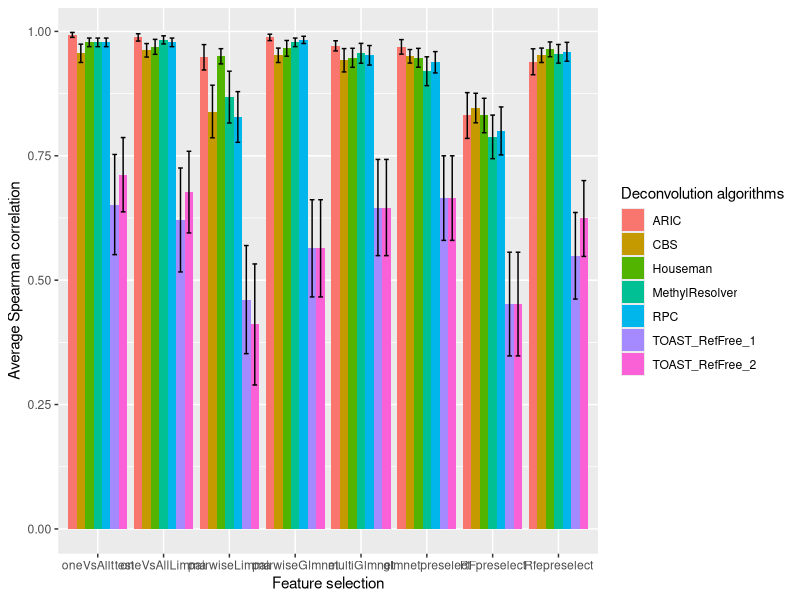
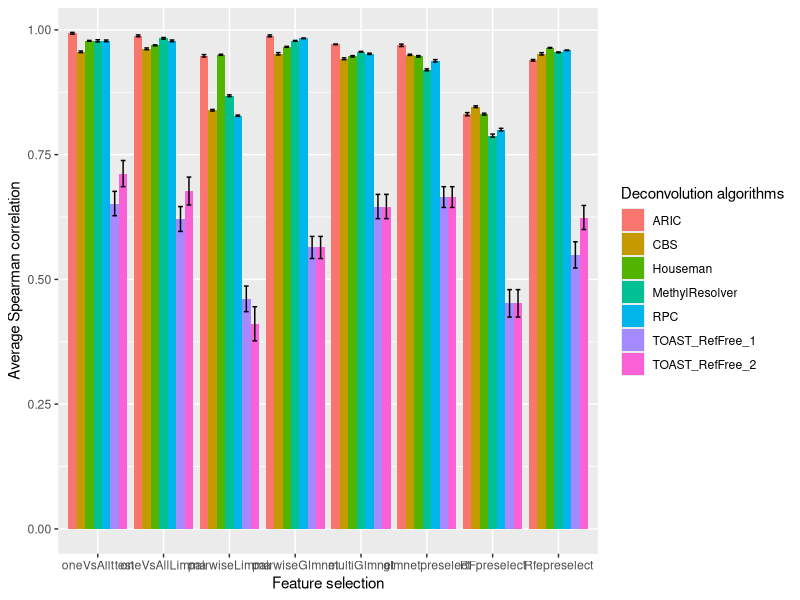

Reproduce these figures in R, in order.
library(tidyr)
library(ggplot2)

setwd("./Downloads/")
pdf(file = "Figure1.pdf",  
    width = 16,
    height = 8) 


cor_Houseman <- c(0.978, 0.969, 0.950, 0.966, 0.947, 0.947, 0.831, 0.964)
cor_RPC <- c(0.978, 0.978, 0.828, 0.983, 0.952, 0.938, 0.800, 0.959)
cor_CBS <- c(0.956, 0.962, 0.839, 0.952, 0.942, 0.950, 0.846, 0.952)
cor_MethylResolver <- c(0.978, 0.983, 0.868, 0.978, 0.956, 0.920, 0.788, 0.955)
cor_ARIC <- c(0.993, 0.988, 0.948, 0.988, 0.971, 0.969, 0.831, 0.939)
cor_TOAST_1 <- c(0.652, 0.621, 0.461, 0.564, 0.646, 0.665, 0.452, 0.549)
cor_TOAST_2 <- c(0.712, 0.677, 0.411, 0.564, 0.646, 0.665, 0.452, 0.624)
  
  
df1 <- data.frame(FeatureSelection = c("oneVsAllttest","oneVsAllLimma","pairwiseLimma","pairwiseGlmnet","multiGlmnet",
                                       "glmnetpreselect", "RFpreselect", "Rfepreselect"),
                  Houseman = cor_Houseman, RPC = cor_RPC, CBS = cor_CBS, MethylResolver = cor_MethylResolver, ARIC = cor_ARIC, 
                  TOAST_RefFree_1 = cor_TOAST_1, TOAST_RefFree_2 = cor_TOAST_2)


sd_1 <- c(0.0299, 0.0521, 0.0530, 0.0548, 0.0662, 0.0658, 0.1200, 0.0516,
          0.0299, 0.0299, 0.1766, 0.0252, 0.0679, 0.0743, 0.1670, 0.0659,
          0.0639, 0.0471, 0.1831, 0.0501, 0.0812, 0.0470, 0.1028, 0.0501,
          0.0299, 0.0282, 0.1804, 0.0299, 0.0692, 0.1005, 0.1517, 0.0648,
          0.0172, 0.0255, 0.0885, 0.0222, 0.0354, 0.0506, 0.1592, 0.0902,
          0.3488, 0.3619, 0.3764, 0.3385, 0.3349, 0.2944, 0.3611, 0.3014,
          0.2586, 0.2844, 0.4214, 0.3385, 0.3349, 0.2944, 0.3611, 0.2639)

se = sd_1/sqrt(12)


print(ggplot(data = df1 %>% gather(Deconvolution, Spearman_Correlation, -FeatureSelection),
             aes(x = factor(FeatureSelection, level = c("oneVsAllttest","oneVsAllLimma","pairwiseLimma","pairwiseGlmnet","multiGlmnet",
                                                        "glmnetpreselect", "RFpreselect", "Rfepreselect")), y = Spearman_Correlation, fill = Deconvolution)) +
        geom_bar(stat = 'identity', position = 'dodge')+
        #geom_text(aes(label= round(Spearman_Correlation,2)), position = position_dodge(0.9))+
        geom_errorbar(aes(ymin=Spearman_Correlation-se, ymax=Spearman_Correlation+se), width=.5, position=position_dodge(.9)) +
        labs(x = "Feature selection")+
        labs(y = "Average Spearman correlation")+
        labs(fill = "Deconvolution algorithms"))
        
dev.off()











pdf(file = "Figure1_RMSE.pdf",  
    width = 16,
    height = 8) 




RMSE_Houseman <- c(0.0130, 0.0129, 0.0195, 0.0141, 0.0146, 0.0175, 0.0219, 0.0139)
RMSE_RPC <- c(0.0147, 0.0142, 0.0288, 0.0115, 0.0134, 0.0194, 0.0256, 0.0144)
RMSE_CBS <- c(0.0163, 0.0157, 0.0262, 0.0144, 0.0201, 0.0191, 0.0291, 0.0162)
RMSE_MethylResolver <- c(0.0148, 0.0131, 0.0286, 0.0123, 0.0121, 0.0185, 0.0275, 0.0155)
RMSE_ARIC <- c(0.0168, 0.0168, 0.0216, 0.0158, 0.0130, 0.0183, 0.0342, 0.0204)
RMSE_TOAST_1 <- c(0.1732, 0.1718, 0.2223, 0.2269, 0.1962, 0.1802, 0.2312, 0.1904)
RMSE_TOAST_2 <- c(0.1888, 0.1961, 0.2418, 0.2269, 0.1962, 0.1802, 0.2312, 0.2060)
  
  
df1 <- data.frame(FeatureSelection = c("oneVsAllttest","oneVsAllLimma","pairwiseLimma","pairwiseGlmnet","multiGlmnet",
                                       "glmnetpreselect", "RFpreselect", "Rfepreselect"),
                  Houseman = cor_Houseman, RPC = cor_RPC, CBS = cor_CBS, MethylResolver = cor_MethylResolver, ARIC = cor_ARIC, 
                  TOAST_RefFree_1 = cor_TOAST_1, TOAST_RefFree_2 = cor_TOAST_2)


sd_1 <- c(0.0031, 0.0031, 0.0037, 0.0036, 0.0049, 0.0051, 0.0071, 0.0024,
          0.0058, 0.0060, 0.0045, 0.0024, 0.0043, 0.0085, 0.0092, 0.0020,
          0.0058, 0.0062, 0.0057, 0.0083, 0.0065, 0.0044, 0.0061, 0.0081,
          0.0078, 0.0059, 0.0060, 0.0031, 0.0028, 0.0065, 0.0109, 0.0024,
          0.0064, 0.0062, 0.0084, 0.0065, 0.0025, 0.0084, 0.0109, 0.0058,
          0.0845, 0.0863, 0.0888, 0.0768, 0.0844, 0.0722, 0.0952, 0.0912,
          0.0909, 0.0969, 0.1186, 0.0768, 0.0844, 0.0722, 0.0952, 0.0835)

se = sd_1/sqrt(12)

print(ggplot(data = df1 %>% gather(Deconvolution, Spearman_Correlation, -FeatureSelection),
             aes(x = factor(FeatureSelection, level = c("oneVsAllttest","oneVsAllLimma","pairwiseLimma","pairwiseGlmnet","multiGlmnet",
                                                        "glmnetpreselect", "RFpreselect", "Rfepreselect")), y = Spearman_Correlation, fill = Deconvolution)) +
        geom_bar(stat = 'identity', position = 'dodge')+
        #geom_text(aes(label= round(Spearman_Correlation,2)), position = position_dodge(0.9))+
        geom_errorbar(aes(ymin=Spearman_Correlation-se, ymax=Spearman_Correlation+se), width=.5, position=position_dodge(.9)) +
        labs(x = "Feature selection")+
        labs(y = "Average Spearman correlation")+
        labs(fill = "Deconvolution algorithms"))
        
dev.off()
